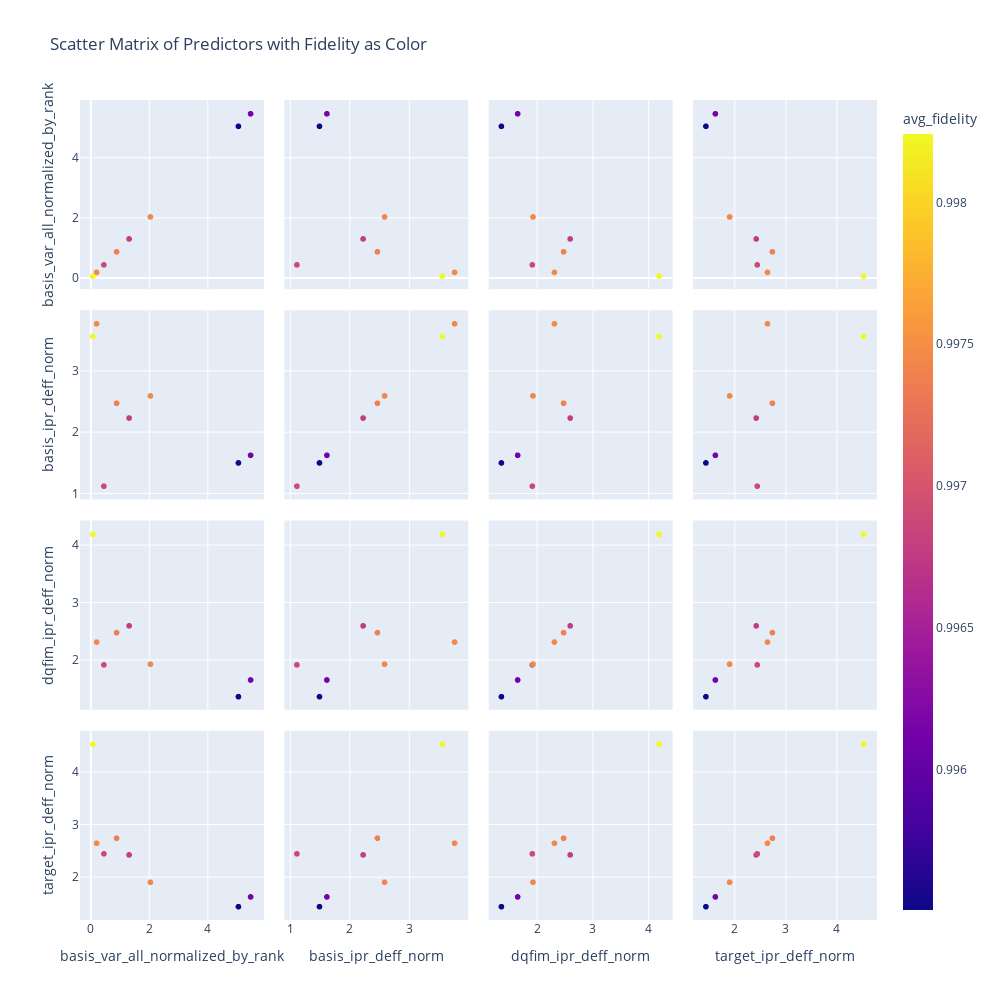

Source (notebook cell):
### Code cell
import plotly.express as px
predictor_metrics = [
 
    # 'error',
   'basis_var_all_normalized_by_rank','basis_ipr_deff_norm','dqfim_ipr_deff_norm','target_ipr_deff_norm'

]
metrics_to_visualize = [
    "test_key",
    'avg_fidelity',
    
]
metrics_to_visualize.extend(predictor_metrics)
df_viz = df_agg_by_test_key[metrics_to_visualize].dropna()

fig = px.scatter_matrix(
    df_viz,
    dimensions=predictor_metrics,
    color="avg_fidelity",        # Use fidelity as the color dimension
    hover_data=["test_key"],      # Show test_key on hover
    title="Scatter Matrix of Predictors with Fidelity as Color",
    # template="plotly_white"  # sets white background
)
fig.update_layout(width=1000, height=1000)
fig.show()

### Figure 1 — Plotly figure (JSON) as saved in the notebook; plotly's stock layout.template omitted (floating-point values rounded to 4 significant figures)
{"data": [{"customdata": [["test104"], ["test122"], ["test129"], ["test175"], ["test18"], ["test197"], ["test7"], ["test79"]], "dimensions": [{"axis": {"matches": true}, "label": "basis_var_all_normalized_by_rank", "values": [5.059, 5.476, 0.1984, 1.312, 0.07192, 0.4485, 0.8824, 2.043]}, {"axis": {"matches": true}, "label": "basis_ipr_deff_norm", "values": [1.498, 1.623, 3.772, 2.232, 3.565, 1.118, 2.473, 2.594]}, {"axis": {"matches": true}, "label": "dqfim_ipr_deff_norm", "values": [1.363, 1.655, 2.316, 2.599, 4.196, 1.918, 2.48, 1.93]}, {"axis": {"matches": true}, "label": "target_ipr_deff_norm", "values": [1.437, 1.623, 2.646, 2.424, 4.531, 2.444, 2.741, 1.902]}], "hovertemplate": "%{xaxis.title.text}=%{x}<br>%{yaxis.title.text}=%{y}<br>test_key=%{customdata[0]}<br>avg_fidelity=%{marker.color}<extra></extra>", "legendgroup": "", "marker": {"color": [0.9955, 0.9961, 0.9975, 0.9968, 0.9982, 0.9969, 0.9974, 0.9974], "coloraxis": "coloraxis", "symbol": "circle"}, "name": "", "showlegend": false, "type": "splom"}], "layout": {"coloraxis": {"colorbar": {"title": {"text": "avg_fidelity"}}, "colorscale": [[0, "#0d0887"], [0.1111, "#46039f"], [0.2222, "#7201a8"], [0.3333, "#9c179e"], [0.4444, "#bd3786"], [0.5556, "#d8576b"], [0.6667, "#ed7953"], [0.7778, "#fb9f3a"], [0.8889, "#fdca26"], [1, "#f0f921"]]}, "dragmode": "select", "height": 1000, "legend": {"tracegroupgap": 0}, "title": {"text": "Scatter Matrix of Predictors with Fidelity as Color"}, "width": 1000}}
